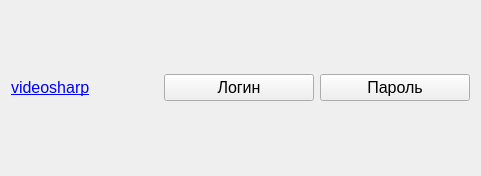
<?xml version="1.0" encoding="UTF-8"?>
<ui version="4.0">
 <class>MainWindow</class>
 <widget class="QMainWindow" name="MainWindow">
  <property name="geometry">
   <rect>
    <x>0</x>
    <y>0</y>
    <width>481</width>
    <height>176</height>
   </rect>
  </property>
  <property name="windowTitle">
   <string>Менеджер паролей</string>
  </property>
  <property name="windowIcon">
   <iconset resource="resources.qrc">
    <normaloff>:/key.png</normaloff>:/key.png</iconset>
  </property>
  <widget class="QWidget" name="centralWidget">
   <property name="autoFillBackground">
    <bool>false</bool>
   </property>
   <layout class="QGridLayout" name="gridLayout">
    <item row="0" column="0">
     <widget class="QLabel" name="labelSiteTemplate">
      <property name="font">
       <font>
        <pointsize>12</pointsize>
        <underline>false</underline>
       </font>
      </property>
      <property name="autoFillBackground">
       <bool>false</bool>
      </property>
      <property name="text">
       <string>&lt;a href=&quot;http://www.videosharp.info&quot;&gt;videosharp&lt;/a&gt;</string>
      </property>
      <property name="openExternalLinks">
       <bool>true</bool>
      </property>
     </widget>
    </item>
    <item row="0" column="1">
     <widget class="QPushButton" name="pushButtonLoginTemplate">
      <property name="minimumSize">
       <size>
        <width>150</width>
        <height>27</height>
       </size>
      </property>
      <property name="maximumSize">
       <size>
        <width>150</width>
        <height>27</height>
       </size>
      </property>
      <property name="font">
       <font>
        <pointsize>12</pointsize>
       </font>
      </property>
      <property name="text">
       <string>Логин</string>
      </property>
     </widget>
    </item>
    <item row="0" column="2">
     <widget class="QPushButton" name="pushButtonPasswordTemplate">
      <property name="minimumSize">
       <size>
        <width>150</width>
        <height>27</height>
       </size>
      </property>
      <property name="maximumSize">
       <size>
        <width>150</width>
        <height>27</height>
       </size>
      </property>
      <property name="font">
       <font>
        <pointsize>12</pointsize>
       </font>
      </property>
      <property name="text">
       <string>Пароль</string>
      </property>
     </widget>
    </item>
   </layout>
  </widget>
 </widget>
 <layoutdefault spacing="6" margin="11"/>
 <resources>
  <include location="resources.qrc"/>
 </resources>
 <connections/>
</ui>
